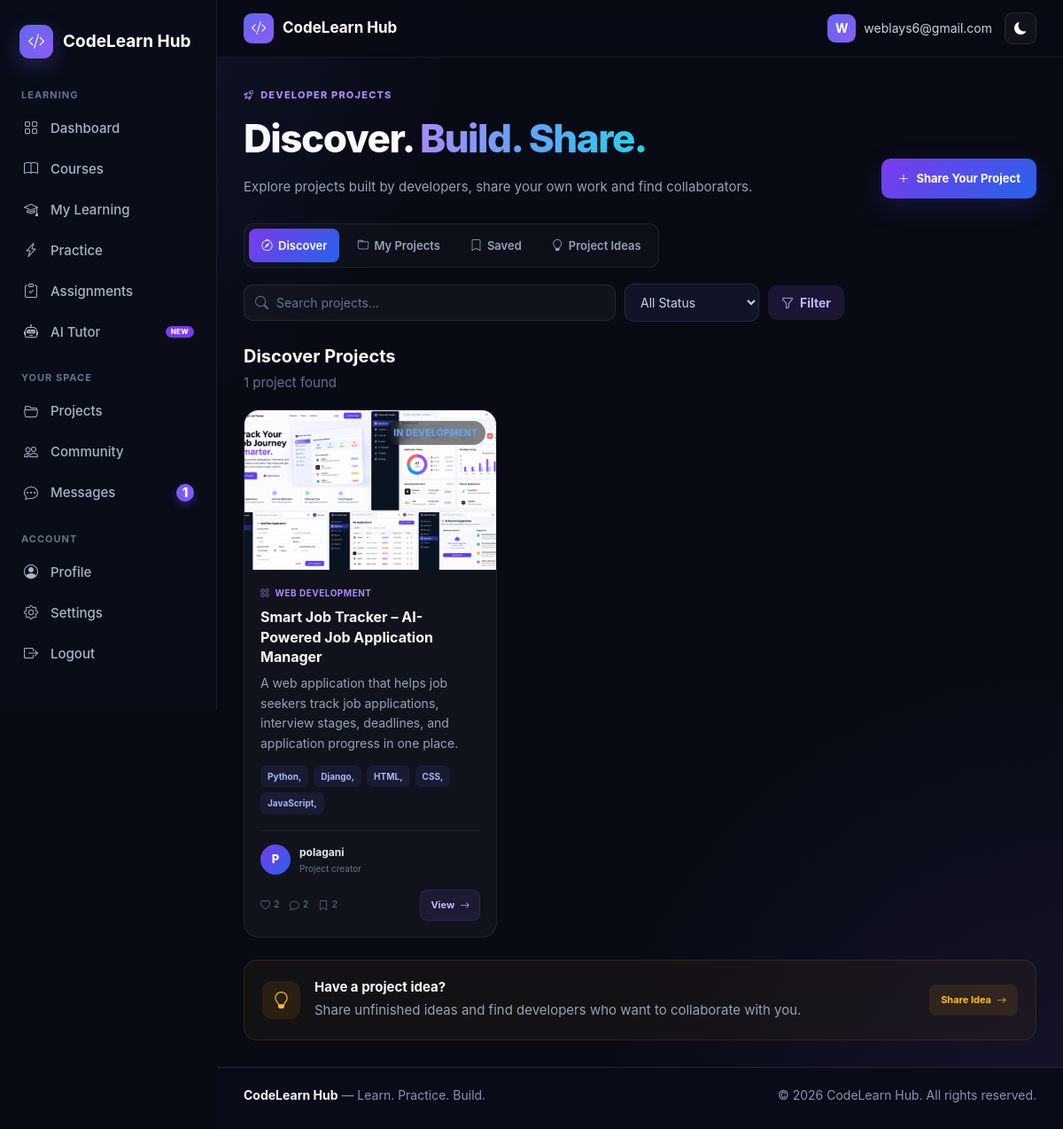
Page /projects/ (signed in) on the committed database.
### blog/models.py (models this page shows, shortened)
class Project(models.Model):
    STATUS_CHOICES = [
        ("idea", "Idea"),
        ("development", "In Development"),
        ("completed", "Completed"),
        ("live", "Live"),
    ]
    owner = models.ForeignKey(
        User,
        on_delete=models.CASCADE,
        related_name="projects"
    )
    title = models.CharField(
        max_length=200
    )
    short_description = models.CharField(
        max_length=300
    )
    description = models.TextField()
    category = models.CharField(
        max_length=100
    )
    tech_stack = models.CharField(
        max_length=500,
        blank=True
    )
    status = models.CharField(
        max_length=20,
        choices=STATUS_CHOICES,
        default="idea"
    )
    problem = models.TextField(
        blank=True
    )
    features = models.TextField(
        blank=True
    )
    github_url = models.URLField(
        blank=True
    )
    live_demo_url = models.URLField(
        blank=True
    )
    looking_for_collaborators = models.BooleanField(
        default=False
    )
    collaborator_types = models.CharField(
        max_length=500,
        blank=True
    )
    original_description = models.TextField(
        blank=True
    )
    ai_improved_description = models.TextField(
        blank=True
    )
    ai_improved = models.BooleanField(
        default=False
    )
    created_at = models.DateTimeField(
        auto_now_add=True
    )
    updated_at = models.DateTimeField(
        auto_now=True
    )

class ProjectImage(models.Model):
    project = models.ForeignKey(
        Project,
        on_delete=models.CASCADE,
        related_name="images"
    )
    image = models.ImageField(
        upload_to="projects/"
    )
    alt_text = models.CharField(
        max_length=200,
        blank=True
    )
    uploaded_at = models.DateTimeField(
        auto_now_add=True
    )

### blog/views.py (the view)
@login_required
def projects(request):
    search = request.GET.get(
        'search',
        ''
    ).strip()
    category = request.GET.get(
        'category',
        ''
    ).strip()
    status = request.GET.get(
        'status',
        ''
    ).strip()
    tab = request.GET.get(
        'tab',
        'discover'
    )
    projects_queryset = Project.objects.all().select_related(
        'owner'
    ).prefetch_related(
        'images'
    ).order_by(
        '-created_at'
    )
    if search:
        projects_queryset = projects_queryset.filter(
            title__icontains=search
        ) | projects_queryset.filter(
            short_description__icontains=search
        )
    if category:
        projects_queryset = projects_queryset.filter(
            category__iexact=category
        )
    if status:
        projects_queryset = projects_queryset.filter(
            status=status
        )
    if tab == 'my':
        projects_queryset = projects_queryset.filter(
            owner=request.user
        )
    elif tab == 'saved':
        projects_queryset = projects_queryset.filter(
            saves__user=request.user
        )
    context = {
        'projects': projects_queryset,
        'username': request.user.username,
        'search': search,
        'category': category,
        'status': status,
        'tab': tab,
    }
    return render(
        request,
        'blog/projects.html',
        context
    )

### templates/blog/projects.html (shortened to what this page needs)
{% extends "blog/base.html" %}
{% load static %}
{% block extra_css %}
<link rel="stylesheet" href="{% static 'css/projects.css' %}">
{% endblock %}
{% block content %}
<div class="projects-page">
    <section class="projects-header">
        <div class="projects-header-content">
            <div class="eyebrow">
                <i class="bi bi-rocket-takeoff"></i>
                Developer Projects
            </div>
            <h1>
                Discover.
                <span>Build. Share.</span>
            </h1>
            <p>
                Explore projects built by developers,
                share your own work and find collaborators.
            </p>
        </div>
        <a
            href="{% url 'blog:create_project' %}"
            class="create-project-btn"
        >
            <i class="bi bi-plus-lg"></i>
            Share Your Project
        </a>
    </section>
    <div class="project-tabs">
        <a
            href="{% url 'blog:projects' %}?tab=discover"
            class="project-tab {% if tab == 'discover' %}active{% endif %}"
        >
            <i class="bi bi-compass"></i>
            Discover
        </a>
        <a
            href="{% url 'blog:projects' %}?tab=my"
            class="project-tab {% if tab == 'my' %}active{% endif %}"
        >
            <i class="bi bi-folder"></i>
            My Projects
        </a>
        <a
            href="{% url 'blog:projects' %}?tab=saved"
            class="project-tab {% if tab == 'saved' %}active{% endif %}"
        >
            <i class="bi bi-bookmark"></i>
            Saved
        </a>
        <a
            href="{% url 'blog:projects' %}?tab=ideas"
            class="project-tab {% if tab == 'ideas' %}active{% endif %}"
        >
            <i class="bi bi-lightbulb"></i>
            Project Ideas
        </a>
    </div>
    <form
        method="GET"
        class="project-toolbar"
    >
        <div class="project-search">
            <i class="bi bi-search"></i>
            <input
                type="text"
                name="search"
                value="{{ search }}"
                placeholder="Search projects..."
            >
        </div>
        <div class="project-filter">
            <select name="status">
                <option value="">
                    All Status
                </option>
            </select>
        </div>
        <button
            type="submit"
            class="filter-btn"
        >
            <i class="bi bi-funnel"></i>
            Filter
        </button>
    </form>
    <div class="project-results-header">
        <div>
            <h2>
                {% if tab == "my" %}
                    My Projects
                {% elif tab == "saved" %}
                    Saved Projects
                {% elif tab == "ideas" %}
                    Project Ideas
                {% else %}
                    Discover Projects
                {% endif %}
            </h2>
            <p>
                {{ projects|length }}
                project{{ projects|length|pluralize }}
                found
            </p>
        </div>
    </div>
    {% if projects %}
        <section class="project-grid">
            {% for project in projects %}
                <article class="project-card">
                    <a
                        href="{% url 'blog:project_detail' project.pk %}"
                        class="project-image"
                    >
                        {% with first_image=project.images.first %}
                            {% if first_image %}
                                <img
                                    src="{{ first_image.image.url }}"
                                    alt="{{ project.title }}"
                                >
                            {% else %}
                                <div class="project-placeholder">
                                    <i class="bi bi-code-square"></i>
                                </div>
                            {% endif %}
                        {% endwith %}
                        <span class="project-status status-{{ project.status }}">
                            {% if project.status == "idea" %}
                                IDEA
                            {% elif project.status == "development" %}
                                IN DEVELOPMENT
                            {% elif project.status == "completed" %}
                                COMPLETED
                            {% elif project.status == "live" %}
                                LIVE
                            {% endif %}
                        </span>
                    </a>
                    <div class="project-body">
                        <div class="project-category">
                            <i class="bi bi-grid"></i>
                            {{ project.category }}
                        </div>
                        <h3>
                            <a
                                href="{% url 'blog:project_detail' project.pk %}"
                            >
                                {{ project.title }}
                            </a>
                        </h3>
                        <p class="project-description">
                            {{ project.short_description }}
                        </p>
                        {% if project.tech_stack %}
                            <div class="project-tech">
                                {% for tech in project.tech_stack.split|slice:":5" %}
                                    <span>
                                        {{ tech }}
                                    </span>
                                {% endfor %}
                            </div>
                        {% endif %}
                        <div class="project-owner">
                            <div class="owner-avatar">
                                {{ project.owner.username|first|upper }}
                            </div>
                            <div class="owner-info">
                                <strong>
                                    {{ project.owner.username }}
                                </strong>
                                <span>
                                    Project creator
                                </span>
                            </div>
                        </div>
                        <div class="project-card-footer">
                            <div class="project-stats">
                                <span>
                                    <i class="bi bi-heart"></i>
                                    {{ project.likes.count }}
                                </span>
                                <span>
                                    <i class="bi bi-chat"></i>
                                    {{ project.comments.count }}
                                </span>
                                <span>
                                    <i class="bi bi-bookmark"></i>
                                    {{ project.saves.count }}
                                </span>
                            </div>
                            <a
                                href="{% url 'blog:project_detail' project.pk %}"
                                class="view-project-btn"
                            >
                                View
                                <i class="bi bi-arrow-right"></i>
                            </a>
                        </div>
                    </div>
                </article>
            {% endfor %}
        </section>
    {% endif %}
    <section class="project-ideas-banner">
        <div class="ideas-icon">
            <i class="bi bi-lightbulb"></i>
        </div>
        <div class="ideas-content">
            <h3>
                Have a project idea?
            </h3>
            <p>
                Share unfinished ideas and find developers
                who want to collaborate with you.
            </p>
        </div>
        <a
            href="{% url 'blog:create_project' %}"
            class="ideas-btn"
        >
            Share Idea
            <i class="bi bi-arrow-right"></i>
        </a>
    </section>
</div>
{% endblock %}

### templates/blog/includes/navbar.html
<nav class="top-navbar">
    <div class="top-navbar-left">
        <a href="{% url 'blog:dashboard' %}" class="navbar-brand">
            <div class="navbar-brand-icon">
                <i class="bi bi-code-slash"></i>
            </div>
           <span>{{ SITE_NAME }}</span>
        </a>
    </div>
    <div class="top-navbar-right">
        {% if user.is_authenticated %}
            <div class="navbar-user">
                <div class="navbar-avatar">
                    {{ user.email|first|upper }}
                </div>
                <span>
                    {{ user.email }}
                </span>
            </div>
        {% endif %}
        <button
            type="button"
            class="theme-toggle"
            id="themeToggle"
            onclick="toggleTheme()"
            aria-label="Toggle theme"
        >
            <i class="bi bi-moon-fill" id="themeIcon"></i>
        </button>
    </div>
</nav>

### rows in the picture
Project: images.first.image (picture), status "IN DEVELOPMENT", category "WEB DEVELOPMENT", title "Smart Job Tracker – AI-Powered Job Application Manager", short_description "A web application that helps job seekers track job applications, interview stages, deadlines, and application progress in one place.", split "Python," "Django," "HTML," "CSS," "JavaScript,", owner.username|first "P", owner.username "polagani", likes.count "2", comments.count "2", saves.count "2"

### other values in the picture
{{ SITE_NAME }} "CodeLearn Hub"
{{ user.email|first|upper }} "W"
{{ user.email }} "weblays6@gmail.com"
{{ UNREAD_MESSAGE_COUNT }} "1"
{{ projects|length }} "1"
